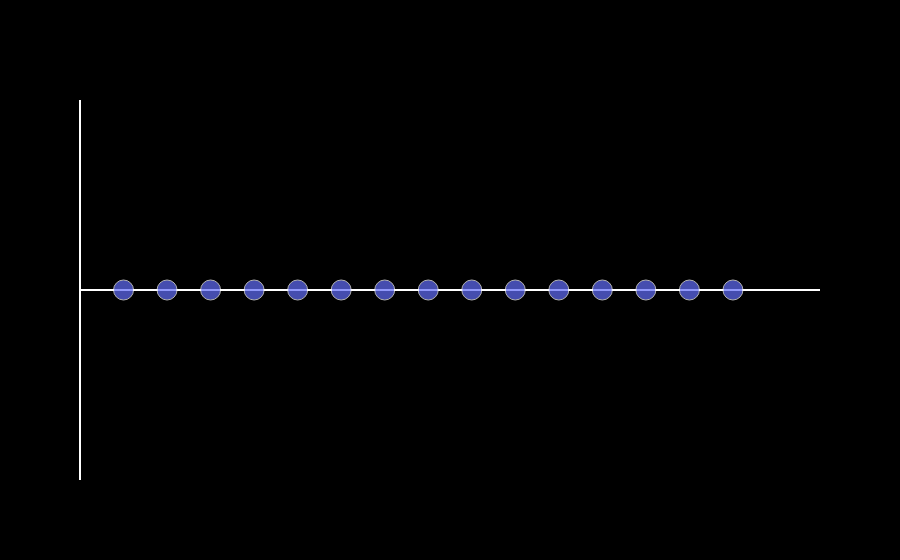

The cell this chart's notebook holds for it:
### Code cell
import plotly.graph_objects as go
from codeassets import graph_config, graph_backgrounds, create_loading_figure
import plotly.graph_objects as go

throttleGraph = go.Figure()

yaxis = [0] * 15
xaxis = list(range(1, 16))
size = [20] * 15

throttleGraph.add_trace(go.Scatter(
    x=xaxis,
    y=yaxis,
    mode='markers',
    marker=dict(size=size)
    
))

xaxis=dict(
    showline=False,
    showticklabels=False,
    showgrid=False
)

throttleGraph.update_layout(
    xaxis_range=[0, 14],
    autosize=False,
  
    xaxis=dict(
    showline=False,
    showticklabels=False,
    showgrid=False),

    yaxis=dict(
        showline=False,
        showticklabels=False,
        showgrid=False
    ),
    **graph_backgrounds,
)

throttleGraph.update_layout(xaxis_range=[0,17], 
                  autosize=False, 
                  **graph_backgrounds,)

### Figure 1 — Plotly figure (JSON) as saved in the notebook; plotly's stock layout.template omitted (floating-point values rounded to 4 significant figures)
{"data": [{"marker": {"size": [20, 20, 20, 20, 20, 20, 20, 20, 20, 20, 20, 20, 20, 20, 20]}, "mode": "markers", "type": "scatter", "x": [1, 2, 3, 4, 5, 6, 7, 8, 9, 10, 11, 12, 13, 14, 15], "y": [0, 0, 0, 0, 0, 0, 0, 0, 0, 0, 0, 0, 0, 0, 0]}], "layout": {"autosize": false, "paper_bgcolor": "black", "plot_bgcolor": "rgba(0,0,0,0)", "xaxis": {"range": [0, 17], "showgrid": false, "showline": false, "showticklabels": false}, "yaxis": {"showgrid": false, "showline": false, "showticklabels": false}}}
